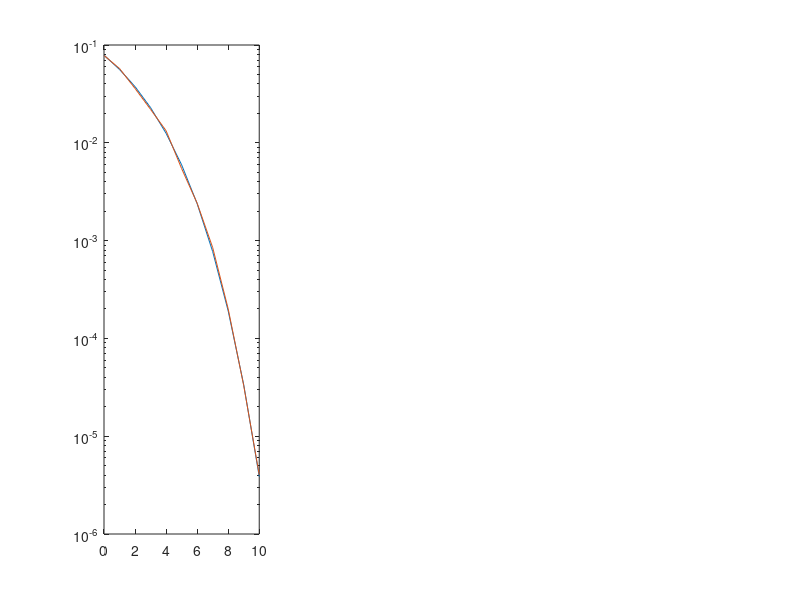

The MATLAB script that drew this image: (Note: this script raises an error after producing the figure.)
% values for simulation with p=0.5 in BPSK
theoreticalErrorp50n2Psk = [7.865e-02 5.628e-02 3.751e-02 2.288e-02 1.250e-02 5.954e-03 2.388e-03 7.727e-04 1.909e-04 3.363e-05 3.872e-06];
actualErrorp50n2psk = [7.826e-02 5.739e-02 3.598e-02 2.198e-02 1.328e-02 5.453e-03 2.412e-03 8.493e-04 2.003e-04 3.290e-05 4.036e-06];
snr = 0:10;
color1 = [0 0.4470 0.7410];
color2 = [0.8500 0.3250 0.0980];
color3 = [0.9290 0.6940 0.1250];
color4 = [0.4940 0.1840 0.5560];
figure; 

% plot theoretical vs actual for BPSK with P0 = 0.5
subplot(1,3,1);
p1 = semilogy(snr,theoreticalErrorp50n2Psk); hold on; 
p2 = semilogy(snr, actualErrorp50n2psk); 
p1.Color = color1;
p1.LineStyle = '--';
p2.Color = color1; 
p2.LineStyle = '-';
set(gca, 'YGrid','on');
title("BPSK Simulation with P_0 = 0.5");
legend("Theoretical Probability of Error","Observed Probability of Error");
xlabel('E_b/N_0(dB)');
ylabel('Probability of bit Error');

% plot theoretical vs actual for BPSK with P0 = 0.25
subplot(1,3,2);
actualErrorP25n2Psk = [ 6.452e-02 4.641e-02 3.258e-02 1.894e-02 1.040e-02 4.822e-03 1.987e-03 6.523e-04 1.721e-04 3.023e-05 3.599e-06];
theoreticalError = [6.492e-02 4.681e-02 3.140e-02 1.926e-02 1.058e-02 5.058e-03 2.036e-03 6.605e-04 1.636e-04 2.887e-05 3.330e-06];
p3 = semilogy(snr, theoreticalError); hold on; 
p3.Color = color2;
p3.LineStyle = '--';
p4 = semilogy(snr,actualErrorP25n2Psk);
p4.Color = color2;
p4.LineStyle = '-';
set(gca, 'YGrid','on');
title("BPSK Simulation with P_0 = 0.25");
legend("Theoretical Probability of Error","Observed Probability of Error");
xlabel('E_b/N_0(dB)');
ylabel('Probability of bit Error');

% plot theoretical vs actual for BPSK with P0 = 0.1
subplot(1,3,3);
theoreticalErrorP10nPsk2 = [3.900e-02 2.875e-02 1.966e-02 1.227e-02 6.832e-03 3.307e-03 1.345e-03 4.402e-04 1.098e-04 1.950e-05 2.260e-06];
actualErrorP10nPsk2 = [ 3.681e-02 3.109e-02 1.973e-02 1.240e-02 6.835e-03 3.256e-03 1.451e-03 4.416e-04 1.053e-04 1.941e-05 2.490e-06];
p5 = semilogy(snr, theoreticalErrorP10nPsk2); hold on; 
p5.Color = color3;
p5.LineStyle = '--';
p6 = semilogy(snr, actualErrorP10nPsk2);
p6.Color = color3;
p6.LineStyle = '-';
set(gca, 'YGrid','on');
title("BPSK Simulation with P_0 = 0.1");
legend("Theoretical Probability of Error","Observed Probability of Error");
xlabel('E_b/N_0(dB)');
ylabel('Probability of bit Error');

% create plot with the three probability values together.
figure; 
p7 = semilogy(snr, actualErrorp50n2psk); hold on; 
p8 = semilogy(snr, actualErrorP25n2Psk);
p9 = semilogy(snr, actualErrorP10nPsk2);
p7.Color = color1;
p8.Color = color2;
p9.Color = color3;
legend("Probability of One: 0.5","Probability of One: 0.25","Probability of One: 0.10");
set(gca, 'YGrid','on');
title("Comparison of Error Probability for Priors of 0.5, 0.25, and 0.1");
ylabel("Probability of Error");
xlabel("E_b/N_0(dB)");
%% 
figure;
theoreticalErrorP50n8Psk = [2.262e-01 2.140e-01 2.007e-01 1.862e-01 1.705e-01 1.538e-01 1.362e-01 1.179e-01 9.938e-02 8.101e-02 6.341e-02];
theoreticalErrorP50n8PskSymbol = [6.787e-01 6.421e-01 6.020e-01 5.585e-01 5.115e-01 4.614e-01 4.085e-01 3.538e-01 2.981e-01 2.430e-01 1.902e-01];
actualErrorP50n8Psk = [4.667e-01 4.562e-01 4.509e-01 4.344e-01 4.287e-01 4.180e-01 4.050e-01 3.915e-01 3.728e-01 3.669e-01 3.543e-01];
actualErrorP50n8PskSymbol = [5.841e-01 5.415e-01 4.977e-01 4.407e-01 3.860e-01 3.329e-01 2.869e-01 2.282e-01 1.671e-01 1.284e-01 8.662e-02];
p10 = semilogy(snr, theoreticalErrorP50n8Psk); hold on; 
p11 = semilogy(snr, actualErrorP50n8Psk);
p10.Color = color1;
p11.Color = color1;
p11.LineStyle = '--';

p12 = semilogy(snr, theoreticalErrorP50n8PskSymbol);
p13 = semilogy(snr, actualErrorP50n8PskSymbol);
p12.Color = color2;
p13.Color = color2;
p12.LineStyle = '--';
xlabel('E_b/N_0(dB)');
ylabel('Probability of Error');
legend('Estimated Bound on Bit Error','Actual Bit Error','Upper Bound on Symbol Error','Actual Symbol Error');
title("Comparison of Measured vs Error Bounds for Bits and Symbols");
set(gca, 'YGrid','on');

%% Plots for Hamming Code
theoreticalP50n2Psk = [7.865e-02 5.628e-02 3.751e-02 2.288e-02 1.250e-02 5.954e-03 2.388e-03 7.727e-04 1.909e-04 3.363e-05];
actualP50n2PskHamming74 = [5.556e-02 1.276e-02 5.176e-03 2.688e-03 8.897e-04 1.674e-04 4.741e-05 9.129e-06 2.408e-07 5.701e-09];
actualP50n2PskHamming1511 = [8.807e-02 4.097e-02 2.736e-02 1.032e-02 2.795e-03 7.247e-04 1.663e-04 1.501e-05 6.785e-07 1.816e-08];
figure; 
p14 = semilogy(snr,theoreticalErrorp50n2Psk); hold on;
p15 = semilogy(snr(1:10),actualP50n2PskHamming74);
p14.Color = color1;
p15.Color = color1;
p14.LineStyle = '--';
xlabel('E_b/N_0(dB)');
ylabel('Probability of Error');
legend('Estimated Bound for Uncorrected Bit Error','Bit Error with (7,4) Hamming Code');
title("Results for a (7,4) Hamming Code");
set(gca, 'YGrid','on');
figure; 
p16 = semilogy(snr,theoreticalErrorp50n2Psk); hold on;
p17 = semilogy(snr(1:10),actualP50n2PskHamming1511);
p16.Color = color2;
p17.Color = color2;
p16.LineStyle = '--';
xlabel('E_b/N_0(dB)');
ylabel('Probability of Error');
legend('Estimated Bound for Uncorrected Bit Error','Bit Error with (15,11) Hamming Code');
title("Results for a (15,11) Hamming Code");
set(gca, 'YGrid','on');
%% Sandbox
N0 = 1; Eb = 1;
sigma = sqrt(N0/2);
p1 = [0.5, 0.25, 0.1];
t = log(p1./(1 - p1))*(sigma^2)/(2*sqrt(Eb));...0.25*log(p1./(1 - p1)).*sqrt(N0/(2*Eb));
pErrorGiven0 = normcdf((t - sqrt(Eb))/sqrt(N0/2));
pErrorGiven1 = 1 - normcdf((t + sqrt(Eb))/sqrt(N0/2));
pError = pErrorGiven0.*(1 - p1) + pErrorGiven1.*p1;

%% Sandbox 2
% G = [1 1 0 1 0 0 0; 
%      0 1 1 0 1 0 0;
%      0 0 1 1 0 1 0;
%      0 0 0 1 1 0 1];
% H = [1 0 1 1 1 0 0; 
%      0 1 0 1 1 1 0;
%      0 0 1 0 1 1 1];

% G = rref(G);
% G = abs(G);
% G = mod(G,2);
% 
% H = rref(H);
% H = abs(H);
% H = mod(H,2);
% badIdx = 1:7;
% input = [1 1 0 1]
% code = mod(input*G,2)
% for ii = 1:numel(badIdx)
%     badCode = code;
%     badCode(badIdx(ii)) = mod(abs(code(badIdx(ii)) + 1),2);
%     syndrom = mod(H*badCode',2)
% end

P = [1 1 0 0;...
     1 0 1 0;...
     0 1 1 0;...
     1 1 1 0;...
     1 0 0 1;...
     0 1 0 1;...
     1 1 0 1;...
     0 0 1 1;...
     1 0 1 1;...
     0 1 1 1;...
     1 1 1 1];
G = [eye(11) P];
H = [P' eye(4)];


